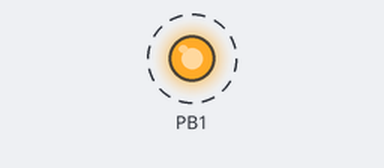
The program below on a simulated ATtiny84, built with avr-gcc and emulated at 1 MHz. Shown: output pins drawn as LEDs (lit = HIGH). Dashed ring = blinking.

Above: at 0.5 s.
Timing chart, 0 to 4.6 s (numbered marks = the images above):
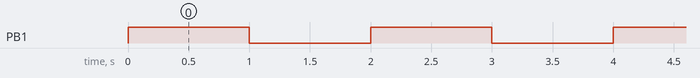

The program:

main.c
```c
/*
 * main.c – miganie diodą LED na pinie PB1
 * Mikrokontroler: ATtiny84A, taktowanie 1 MHz (ustawienie fabryczne)
 *
 * Opis krok po kroku:
 * https://septemonline.com/kurs-szkolenie/jak-zaprogramowac-mikrokontroler-avr-attiny84a-pu/
 */

// Taktowanie procesora – musi być zdefiniowane przed dołączeniem util/delay.h
#define F_CPU 1000000UL

#include <avr/io.h>
#include <util/delay.h>

int main(void)
{
    // Ustaw pin PB1 jako wyjście
    DDRB |= (1 << PB1);

    // Pętla nieskończona
    while (1)
    {
        // Zmień stan pinu PB1 na przeciwny
        PORTB ^= (1 << PB1);

        // Odczekaj sekundę
        _delay_ms(1000);
    }
}
```

Measured:
- by itself, PB1: alternates HIGH for 1.0 s and LOW for 1.0 s
